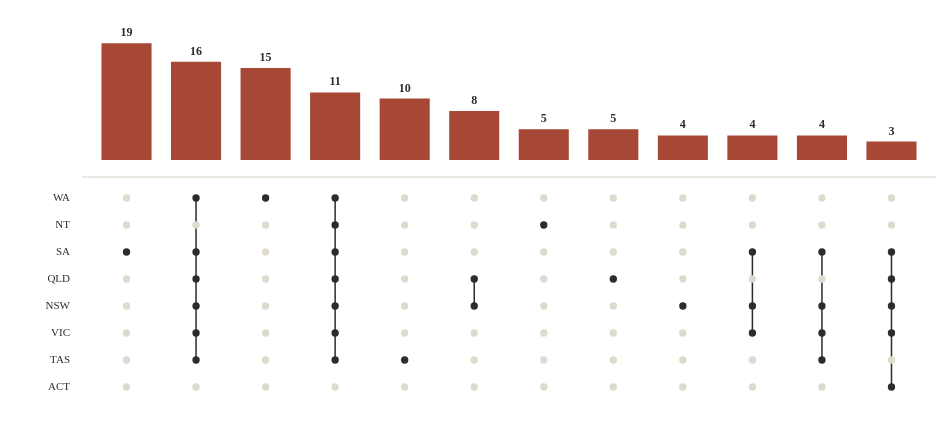

Vega-Lite specification for this chart:
### Vega specification from a JSON file in a GitHub repository (floating-point values rounded to 4 significant figures)
{"$schema": "https://vega.github.io/schema/vega/v5.json", "width": 854, "height": 390, "padding": {"left": 45, "right": 10, "top": 20, "bottom": 18}, "background": "transparent", "autosize": {"type": "pad", "contains": "padding"}, "config": {"text": {"font": "Bricolage Grotesque", "fill": "#292e27"}, "axis": {"labelFont": "Bricolage Grotesque", "titleFont": "Bricolage Grotesque", "labelFontSize": 12, "titleFontSize": 12, "titleFontWeight": 500, "labelColor": "#60665c", "titleColor": "#292e27", "domain": false, "ticks": false, "gridColor": "#e0dccf", "gridOpacity": 0.75, "labelPadding": 8, "titlePadding": 14}, "legend": {"labelFont": "Bricolage Grotesque", "titleFont": "Bricolage Grotesque", "labelFontSize": 11, "titleFontSize": 11, "titleFontWeight": 500, "labelColor": "#60665c", "titleColor": "#292e27", "gradientThickness": 9, "gradientLength": 130, "padding": 8}}, "description": "An UpSet chart of the twelve most common exact state combinations among 150 extant threatened bird taxa listed by DCCEEW in the eight jurisdictions. A connected column is an exact combination of states, and the bar above counts listed taxa in it.", "data": [{"name": "bars", "values": [{"id": 0, "states": ["SA"], "combination": "SA", "count": 19}, {"id": 1, "states": ["WA", "SA", "QLD", "NSW", "VIC", "TAS"], "combination": "WA + SA + QLD + NSW + VIC + TAS", "count": 16}, {"id": 2, "states": ["WA"], "combination": "WA", "count": 15}, {"id": 3, "states": ["WA", "NT", "SA", "QLD", "NSW", "VIC", "TAS"], "combination": "WA + NT + SA + QLD + NSW + VIC + TAS", "count": 11}, {"id": 4, "states": ["TAS"], "combination": "TAS", "count": 10}, {"id": 5, "states": ["QLD", "NSW"], "combination": "QLD + NSW", "count": 8}, {"id": 6, "states": ["NT"], "combination": "NT", "count": 5}, {"id": 7, "states": ["QLD"], "combination": "QLD", "count": 5}, {"id": 8, "states": ["NSW"], "combination": "NSW", "count": 4}, {"id": 9, "states": ["SA", "NSW", "VIC"], "combination": "SA + NSW + VIC", "count": 4}, {"id": 10, "states": ["SA", "NSW", "VIC", "TAS"], "combination": "SA + NSW + VIC + TAS", "count": 4}, {"id": 11, "states": ["SA", "QLD", "NSW", "VIC", "ACT"], "combination": "SA + QLD + NSW + VIC + ACT", "count": 3}]}, {"name": "matrix", "values": [{"id": 0, "states": ["SA"], "combination": "SA", "count": 19, "code": "WA", "row": 0, "active": false}, {"id": 0, "states": ["SA"], "combination": "SA", "count": 19, "code": "NT", "row": 1, "active": false}, {"id": 0, "states": ["SA"], "combination": "SA", "count": 19, "code": "SA", "row": 2, "active": true}, {"id": 0, "states": ["SA"], "combination": "SA", "count": 19, "code": "QLD", "row": 3, "active": false}, {"id": 0, "states": ["SA"], "combination": "SA", "count": 19, "code": "NSW", "row": 4, "active": false}, {"id": 0, "states": ["SA"], "combination": "SA", "count": 19, "code": "VIC", "row": 5, "active": false}, {"id": 0, "states": ["SA"], "combination": "SA", "count": 19, "code": "TAS", "row": 6, "active": false}, {"id": 0, "states": ["SA"], "combination": "SA", "count": 19, "code": "ACT", "row": 7, "active": false}, {"id": 1, "states": ["WA", "SA", "QLD", "NSW", "VIC", "TAS"], "combination": "WA + SA + QLD + NSW + VIC + TAS", "count": 16, "code": "WA", "row": 0, "active": true}, {"id": 1, "states": ["WA", "SA", "QLD", "NSW", "VIC", "TAS"], "combination": "WA + SA + QLD + NSW + VIC + TAS", "count": 16, "code": "NT", "row": 1, "active": false}, {"id": 1, "states": ["WA", "SA", "QLD", "NSW", "VIC", "TAS"], "combination": "WA + SA + QLD + NSW + VIC + TAS", "count": 16, "code": "SA", "row": 2, "active": true}, {"id": 1, "states": ["WA", "SA", "QLD", "NSW", "VIC", "TAS"], "combination": "WA + SA + QLD + NSW + VIC + TAS", "count": 16, "code": "QLD", "row": 3, "active": true}, {"id": 1, "states": ["WA", "SA", "QLD", "NSW", "VIC", "TAS"], "combination": "WA + SA + QLD + NSW + VIC + TAS", "count": 16, "code": "NSW", "row": 4, "active": true}, {"id": 1, "states": ["WA", "SA", "QLD", "NSW", "VIC", "TAS"], "combination": "WA + SA + QLD + NSW + VIC + TAS", "count": 16, "code": "VIC", "row": 5, "active": true}, {"id": 1, "states": ["WA", "SA", "QLD", "NSW", "VIC", "TAS"], "combination": "WA + SA + QLD + NSW + VIC + TAS", "count": 16, "code": "TAS", "row": 6, "active": true}, {"id": 1, "states": ["WA", "SA", "QLD", "NSW", "VIC", "TAS"], "combination": "WA + SA + QLD + NSW + VIC + TAS", "count": 16, "code": "ACT", "row": 7, "active": false}, {"id": 2, "states": ["WA"], "combination": "WA", "count": 15, "code": "WA", "row": 0, "active": true}, {"id": 2, "states": ["WA"], "combination": "WA", "count": 15, "code": "NT", "row": 1, "active": false}, {"id": 2, "states": ["WA"], "combination": "WA", "count": 15, "code": "SA", "row": 2, "active": false}, {"id": 2, "states": ["WA"], "combination": "WA", "count": 15, "code": "QLD", "row": 3, "active": false}, {"id": 2, "states": ["WA"], "combination": "WA", "count": 15, "code": "NSW", "row": 4, "active": false}, {"id": 2, "states": ["WA"], "combination": "WA", "count": 15, "code": "VIC", "row": 5, "active": false}, {"id": 2, "states": ["WA"], "combination": "WA", "count": 15, "code": "TAS", "row": 6, "active": false}, {"id": 2, "states": ["WA"], "combination": "WA", "count": 15, "code": "ACT", "row": 7, "active": false}, {"id": 3, "states": ["WA", "NT", "SA", "QLD", "NSW", "VIC", "TAS"], "combination": "WA + NT + SA + QLD + NSW + VIC + TAS", "count": 11, "code": "WA", "row": 0, "active": true}, {"id": 3, "states": ["WA", "NT", "SA", "QLD", "NSW", "VIC", "TAS"], "combination": "WA + NT + SA + QLD + NSW + VIC + TAS", "count": 11, "code": "NT", "row": 1, "active": true}, {"id": 3, "states": ["WA", "NT", "SA", "QLD", "NSW", "VIC", "TAS"], "combination": "WA + NT + SA + QLD + NSW + VIC + TAS", "count": 11, "code": "SA", "row": 2, "active": true}, {"id": 3, "states": ["WA", "NT", "SA", "QLD", "NSW", "VIC", "TAS"], "combination": "WA + NT + SA + QLD + NSW + VIC + TAS", "count": 11, "code": "QLD", "row": 3, "active": true}, {"id": 3, "states": ["WA", "NT", "SA", "QLD", "NSW", "VIC", "TAS"], "combination": "WA + NT + SA + QLD + NSW + VIC + TAS", "count": 11, "code": "NSW", "row": 4, "active": true}, {"id": 3, "states": ["WA", "NT", "SA", "QLD", "NSW", "VIC", "TAS"], "combination": "WA + NT + SA + QLD + NSW + VIC + TAS", "count": 11, "code": "VIC", "row": 5, "active": true}, {"id": 3, "states": ["WA", "NT", "SA", "QLD", "NSW", "VIC", "TAS"], "combination": "WA + NT + SA + QLD + NSW + VIC + TAS", "count": 11, "code": "TAS", "row": 6, "active": true}, {"id": 3, "states": ["WA", "NT", "SA", "QLD", "NSW", "VIC", "TAS"], "combination": "WA + NT + SA + QLD + NSW + VIC + TAS", "count": 11, "code": "ACT", "row": 7, "active": false}, {"id": 4, "states": ["TAS"], "combination": "TAS", "count": 10, "code": "WA", "row": 0, "active": false}, {"id": 4, "states": ["TAS"], "combination": "TAS", "count": 10, "code": "NT", "row": 1, "active": false}, {"id": 4, "states": ["TAS"], "combination": "TAS", "count": 10, "code": "SA", "row": 2, "active": false}, {"id": 4, "states": ["TAS"], "combination": "TAS", "count": 10, "code": "QLD", "row": 3, "active": false}, {"id": 4, "states": ["TAS"], "combination": "TAS", "count": 10, "code": "NSW", "row": 4, "active": false}, {"id": 4, "states": ["TAS"], "combination": "TAS", "count": 10, "code": "VIC", "row": 5, "active": false}, {"id": 4, "states": ["TAS"], "combination": "TAS", "count": 10, "code": "TAS", "row": 6, "active": true}, {"id": 4, "states": ["TAS"], "combination": "TAS", "count": 10, "code": "ACT", "row": 7, "active": false}, {"id": 5, "states": ["QLD", "NSW"], "combination": "QLD + NSW", "count": 8, "code": "WA", "row": 0, "active": false}, {"id": 5, "states": ["QLD", "NSW"], "combination": "QLD + NSW", "count": 8, "code": "NT", "row": 1, "active": false}, {"id": 5, "states": ["QLD", "NSW"], "combination": "QLD + NSW", "count": 8, "code": "SA", "row": 2, "active": false}, {"id": 5, "states": ["QLD", "NSW"], "combination": "QLD + NSW", "count": 8, "code": "QLD", "row": 3, "active": true}, {"id": 5, "states": ["QLD", "NSW"], "combination": "QLD + NSW", "count": 8, "code": "NSW", "row": 4, "active": true}, {"id": 5, "states": ["QLD", "NSW"], "combination": "QLD + NSW", "count": 8, "code": "VIC", "row": 5, "active": false}, {"id": 5, "states": ["QLD", "NSW"], "combination": "QLD + NSW", "count": 8, "code": "TAS", "row": 6, "active": false}, {"id": 5, "states": ["QLD", "NSW"], "combination": "QLD + NSW", "count": 8, "code": "ACT", "row": 7, "active": false}, {"id": 6, "states": ["NT"], "combination": "NT", "count": 5, "code": "WA", "row": 0, "active": false}, {"id": 6, "states": ["NT"], "combination": "NT", "count": 5, "code": "NT", "row": 1, "active": true}, {"id": 6, "states": ["NT"], "combination": "NT", "count": 5, "code": "SA", "row": 2, "active": false}, {"id": 6, "states": ["NT"], "combination": "NT", "count": 5, "code": "QLD", "row": 3, "active": false}, {"id": 6, "states": ["NT"], "combination": "NT", "count": 5, "code": "NSW", "row": 4, "active": false}, {"id": 6, "states": ["NT"], "combination": "NT", "count": 5, "code": "VIC", "row": 5, "active": false}, {"id": 6, "states": ["NT"], "combination": "NT", "count": 5, "code": "TAS", "row": 6, "active": false}, {"id": 6, "states": ["NT"], "combination": "NT", "count": 5, "code": "ACT", "row": 7, "active": false}, {"id": 7, "states": ["QLD"], "combination": "QLD", "count": 5, "code": "WA", "row": 0, "active": false}, {"id": 7, "states": ["QLD"], "combination": "QLD", "count": 5, "code": "NT", "row": 1, "active": false}, {"id": 7, "states": ["QLD"], "combination": "QLD", "count": 5, "code": "SA", "row": 2, "active": false}, {"id": 7, "states": ["QLD"], "combination": "QLD", "count": 5, "code": "QLD", "row": 3, "active": true}, {"id": 7, "states": ["QLD"], "combination": "QLD", "count": 5, "code": "NSW", "row": 4, "active": false}, {"id": 7, "states": ["QLD"], "combination": "QLD", "count": 5, "code": "VIC", "row": 5, "active": false}, {"id": 7, "states": ["QLD"], "combination": "QLD", "count": 5, "code": "TAS", "row": 6, "active": false}, {"id": 7, "states": ["QLD"], "combination": "QLD", "count": 5, "code": "ACT", "row": 7, "active": false}, {"id": 8, "states": ["NSW"], "combination": "NSW", "count": 4, "code": "WA", "row": 0, "active": false}, {"id": 8, "states": ["NSW"], "combination": "NSW", "count": 4, "code": "NT", "row": 1, "active": false}, {"id": 8, "states": ["NSW"], "combination": "NSW", "count": 4, "code": "SA", "row": 2, "active": false}, {"id": 8, "states": ["NSW"], "combination": "NSW", "count": 4, "code": "QLD", "row": 3, "active": false}, {"id": 8, "states": ["NSW"], "combination": "NSW", "count": 4, "code": "NSW", "row": 4, "active": true}, {"id": 8, "states": ["NSW"], "combination": "NSW", "count": 4, "code": "VIC", "row": 5, "active": false}, {"id": 8, "states": ["NSW"], "combination": "NSW", "count": 4, "code": "TAS", "row": 6, "active": false}, {"id": 8, "states": ["NSW"], "combination": "NSW", "count": 4, "code": "ACT", "row": 7, "active": false}, {"id": 9, "states": ["SA", "NSW", "VIC"], "combination": "SA + NSW + VIC", "count": 4, "code": "WA", "row": 0, "active": false}, {"id": 9, "states": ["SA", "NSW", "VIC"], "combination": "SA + NSW + VIC", "count": 4, "code": "NT", "row": 1, "active": false}, {"id": 9, "states": ["SA", "NSW", "VIC"], "combination": "SA + NSW + VIC", "count": 4, "code": "SA", "row": 2, "active": true}, {"id": 9, "states": ["SA", "NSW", "VIC"], "combination": "SA + NSW + VIC", "count": 4, "code": "QLD", "row": 3, "active": false}, {"id": 9, "states": ["SA", "NSW", "VIC"], "combination": "SA + NSW + VIC", "count": 4, "code": "NSW", "row": 4, "active": true}, {"id": 9, "states": ["SA", "NSW", "VIC"], "combination": "SA + NSW + VIC", "count": 4, "code": "VIC", "row": 5, "active": true}, {"id": 9, "states": ["SA", "NSW", "VIC"], "combination": "SA + NSW + VIC", "count": 4, "code": "TAS", "row": 6, "active": false}, {"id": 9, "states": ["SA", "NSW", "VIC"], "combination": "SA + NSW + VIC", "count": 4, "code": "ACT", "row": 7, "active": false}, {"id": 10, "states": ["SA", "NSW", "VIC", "TAS"], "combination": "SA + NSW + VIC + TAS", "count": 4, "code": "WA", "row": 0, "active": false}, {"id": 10, "states": ["SA", "NSW", "VIC", "TAS"], "combination": "SA + NSW + VIC + TAS", "count": 4, "code": "NT", "row": 1, "active": false}, {"id": 10, "states": ["SA", "NSW", "VIC", "TAS"], "combination": "SA + NSW + VIC + TAS", "count": 4, "code": "SA", "row": 2, "active": true}, {"id": 10, "states": ["SA", "NSW", "VIC", "TAS"], "combination": "SA + NSW + VIC + TAS", "count": 4, "code": "QLD", "row": 3, "active": false}, {"id": 10, "states": ["SA", "NSW", "VIC", "TAS"], "combination": "SA + NSW + VIC + TAS", "count": 4, "code": "NSW", "row": 4, "active": true}, {"id": 10, "states": ["SA", "NSW", "VIC", "TAS"], "combination": "SA + NSW + VIC + TAS", "count": 4, "code": "VIC", "row": 5, "active": true}, {"id": 10, "states": ["SA", "NSW", "VIC", "TAS"], "combination": "SA + NSW + VIC + TAS", "count": 4, "code": "TAS", "row": 6, "active": true}, {"id": 10, "states": ["SA", "NSW", "VIC", "TAS"], "combination": "SA + NSW + VIC + TAS", "count": 4, "code": "ACT", "row": 7, "active": false}, {"id": 11, "states": ["SA", "QLD", "NSW", "VIC", "ACT"], "combination": "SA + QLD + NSW + VIC + ACT", "count": 3, "code": "WA", "row": 0, "active": false}, {"id": 11, "states": ["SA", "QLD", "NSW", "VIC", "ACT"], "combination": "SA + QLD + NSW + VIC + ACT", "count": 3, "code": "NT", "row": 1, "active": false}, {"id": 11, "states": ["SA", "QLD", "NSW", "VIC", "ACT"], "combination": "SA + QLD + NSW + VIC + ACT", "count": 3, "code": "SA", "row": 2, "active": true}, {"id": 11, "states": ["SA", "QLD", "NSW", "VIC", "ACT"], "combination": "SA + QLD + NSW + VIC + ACT", "count": 3, "code": "QLD", "row": 3, "active": true}, {"id": 11, "states": ["SA", "QLD", "NSW", "VIC", "ACT"], "combination": "SA + QLD + NSW + VIC + ACT", "count": 3, "code": "NSW", "row": 4, "active": true}, {"id": 11, "states": ["SA", "QLD", "NSW", "VIC", "ACT"], "combination": "SA + QLD + NSW + VIC + ACT", "count": 3, "code": "VIC", "row": 5, "active": true}, {"id": 11, "states": ["SA", "QLD", "NSW", "VIC", "ACT"], "combination": "SA + QLD + NSW + VIC + ACT", "count": 3, "code": "TAS", "row": 6, "active": false}, {"id": 11, "states": ["SA", "QLD", "NSW", "VIC", "ACT"], "combination": "SA + QLD + NSW + VIC + ACT", "count": 3, "code": "ACT", "row": 7, "active": true}]}, {"name": "links", "values": [{"id": 0, "states": ["SA"], "combination": "SA", "count": 19, "min": 2, "max": 2}, {"id": 1, "states": ["WA", "SA", "QLD", "NSW", "VIC", "TAS"], "combination": "WA + SA + QLD + NSW + VIC + TAS", "count": 16, "min": 0, "max": 6}, {"id": 2, "states": ["WA"], "combination": "WA", "count": 15, "min": 0, "max": 0}, {"id": 3, "states": ["WA", "NT", "SA", "QLD", "NSW", "VIC", "TAS"], "combination": "WA + NT + SA + QLD + NSW + VIC + TAS", "count": 11, "min": 0, "max": 6}, {"id": 4, "states": ["TAS"], "combination": "TAS", "count": 10, "min": 6, "max": 6}, {"id": 5, "states": ["QLD", "NSW"], "combination": "QLD + NSW", "count": 8, "min": 3, "max": 4}, {"id": 6, "states": ["NT"], "combination": "NT", "count": 5, "min": 1, "max": 1}, {"id": 7, "states": ["QLD"], "combination": "QLD", "count": 5, "min": 3, "max": 3}, {"id": 8, "states": ["NSW"], "combination": "NSW", "count": 4, "min": 4, "max": 4}, {"id": 9, "states": ["SA", "NSW", "VIC"], "combination": "SA + NSW + VIC", "count": 4, "min": 2, "max": 5}, {"id": 10, "states": ["SA", "NSW", "VIC", "TAS"], "combination": "SA + NSW + VIC + TAS", "count": 4, "min": 2, "max": 6}, {"id": 11, "states": ["SA", "QLD", "NSW", "VIC", "ACT"], "combination": "SA + QLD + NSW + VIC + ACT", "count": 3, "min": 2, "max": 7}]}, {"name": "codes", "values": [{"code": "WA", "row": 0}, {"code": "NT", "row": 1}, {"code": "SA", "row": 2}, {"code": "QLD", "row": 3}, {"code": "NSW", "row": 4}, {"code": "VIC", "row": 5}, {"code": "TAS", "row": 6}, {"code": "ACT", "row": 7}]}], "scales": [{"name": "x", "type": "band", "domain": {"data": "bars", "field": "id"}, "range": "width", "padding": 0.28}, {"name": "y", "type": "linear", "domain": [0, 22.8], "range": [140, 0], "zero": true}], "marks": [{"type": "rect", "from": {"data": "bars"}, "encode": {"enter": {"x": {"scale": "x", "field": "id"}, "width": {"scale": "x", "band": 1}, "y": {"scale": "y", "field": "count"}, "y2": {"value": 140}, "fill": {"value": "#a74735"}, "tooltip": {"signal": "{'Exactly these states':datum.combination,'Listed bird taxa':datum.count}"}}}}, {"type": "text", "from": {"data": "bars"}, "encode": {"enter": {"x": {"scale": "x", "field": "id", "band": 0.5}, "y": {"scale": "y", "field": "count", "offset": -7}, "text": {"field": "count"}, "align": {"value": "center"}, "fontSize": {"value": 12}, "fontWeight": {"value": 600}}}}, {"type": "rule", "encode": {"enter": {"x": {"value": 0}, "x2": {"signal": "width"}, "y": {"value": 157}, "stroke": {"value": "#d5d0c1"}}}}, {"type": "rule", "from": {"data": "links"}, "encode": {"enter": {"x": {"scale": "x", "field": "id", "band": 0.5}, "y": {"signal": "178+datum.min*27"}, "y2": {"signal": "178+datum.max*27"}, "stroke": {"value": "#292e27"}, "strokeWidth": {"value": 1.5}}}}, {"type": "symbol", "from": {"data": "matrix"}, "encode": {"enter": {"x": {"scale": "x", "field": "id", "band": 0.5}, "y": {"signal": "178+datum.row*27"}, "size": {"value": 54}, "fill": {"signal": "datum.active?'#292e27':'#dedace'"}, "tooltip": {"signal": "{'Exactly these states':datum.combination,'Listed bird taxa':datum.count,'State':datum.code,'Included':datum.active?'Yes':'No'}"}}}}, {"type": "text", "from": {"data": "codes"}, "encode": {"enter": {"x": {"value": -12}, "y": {"signal": "178+datum.row*27"}, "text": {"field": "code"}, "align": {"value": "right"}, "baseline": {"value": "middle"}, "fontSize": {"value": 11}}}}]}
